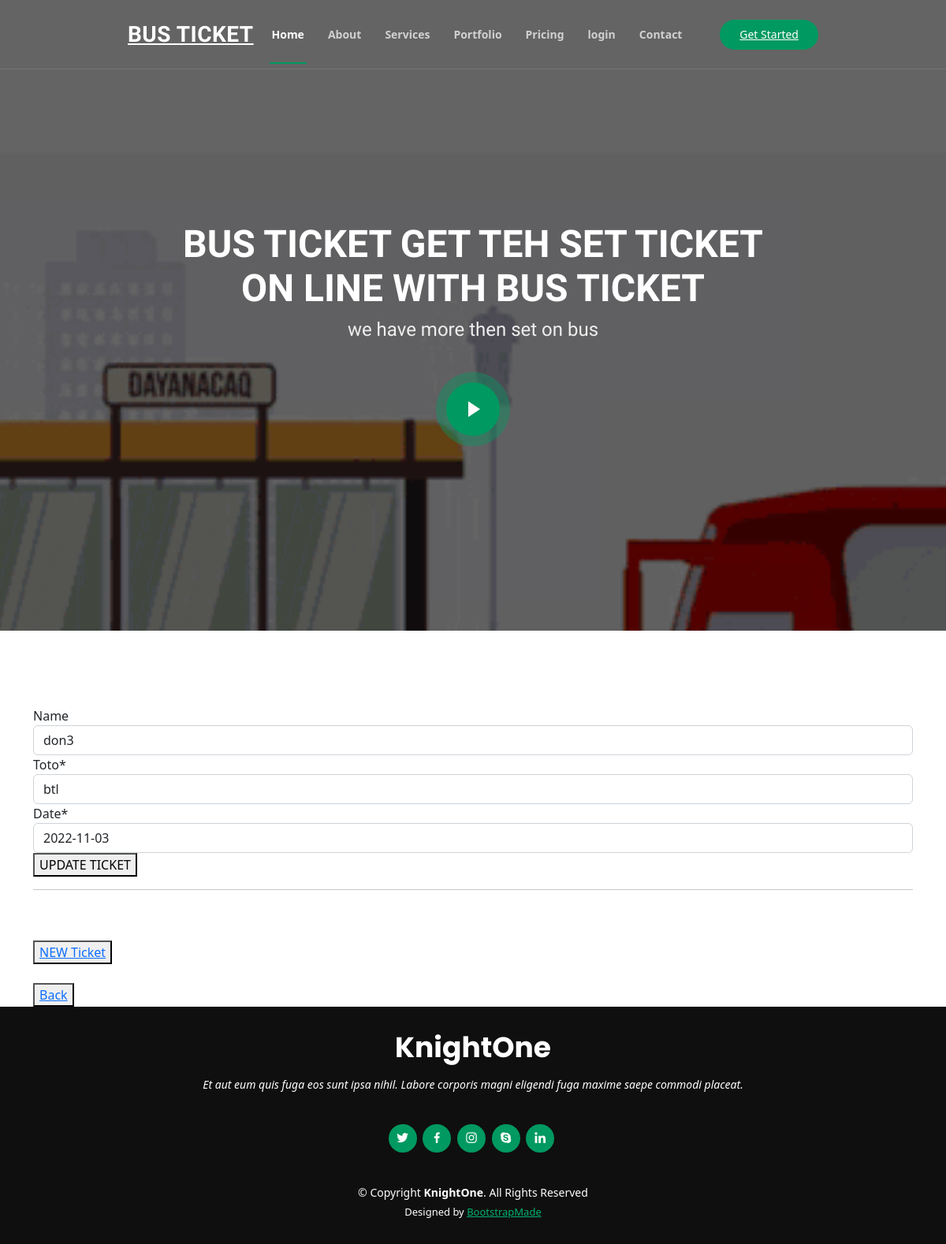
The page /update/15/ on the database its author committed.
### core/models.py (models this page shows)
class TicketModel(models.Model):
    CITY = {
        ('bosaso to qardho','btq'),
        ( 'bosaso to garowe','btg'),
        ( 'bosaso to galkacyo','btgl'),
        ('bosaso to lascano','btl'),
        ('non', 'non')
    }
    name = models.CharField(max_length=50, null=True, blank= True)
    to = models.CharField('toto', max_length=255, choices=CITY , default= 'non')
    date = models.DateField(auto_now_add=True)
    go_date = models.DateField(("Date"), default=datetime.date.today)
    cost= models.CharField(max_length=255, default=[])

### core/views.py (the view)
# urls.py: path('update/<id>/',views.update_ticket,name='update'),
def update_ticket(request, id):
    toUp = TicketModel.objects.get(pk=id)
    if request.method == "POST":
        form = TicketForm(request.POST or None, instance=toUp)
        if form.is_valid():
            form.save()
            return redirect('details')
    form = TicketForm(instance=toUp)
    return render(request,'core/update.html',{'form':form,
                                              'toUp':toUp})

### core/forms.py
class TicketForm(forms.ModelForm):
    class Meta:
        model = TicketModel
        fields = ("name","to","go_date")

### core/templates/core/update.html (shortened to what this page needs)
{% extends 'core/home.html' %}
{% load crispy_forms_tags %}
{% block content %}
<div class="mt-5">
    <div class="container">
        <br>
        <br>
        <form  method="POST" >
            {{form|crispy}}
            <button type="submit">UPDATE TICKET</button>
        </form>
          <hr>
          <br>
          <br>
        <button><a href="{% url 'add_ticket' %}">NEW Ticket</a></button><br><br>
        <button><a href="{% url 'home' %}">Back</a></button>
    </div>
</div>
{% endblock content %}

### static/css/main.css (style rules this page uses)
a { color: #009961; text-decoration: none; }

### rows shown on the page
TicketModel: name "don3", to "btl", go_date "2022-11-03"
